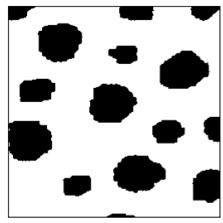
#> input picture pcd_script/circle2.jpg, 223 x 223 px
$ python suplemen9_erosi.py
#> lines starting #> are read from the running program, lines starting #| are printed output that depends on the picture; after the words box and inside, x2 and y2 are one past the last pixel; in counts of white or black regions, pixels touching at a corner belong together
import cv2
import numpy as np
from matplotlib import pyplot as plt

imggambar = cv2.imread("circle2.jpg",0)
#> imggambar is the input picture: shape (223, 223); min 0, max 255, mean 192
kernel = np.ones((5,5),np.uint8)
kernel2 = np.ones((5,5),np.uint8)


imgCanny = cv2.Canny(imggambar,10,150)
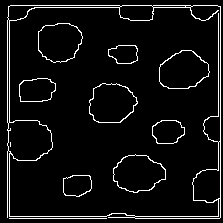
#> imgCanny: shape (223, 223); 6% white in thin lines or dots
imgdilation5 = cv2.dilate(imgCanny,kernel,iterations=1)
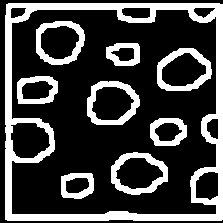
#> imgdilation5: shape (223, 223); 26.5% white; 9 white regions, largest, box (x1, y1, x2, y2) and area: (5, 3, 223, 221) 7634, (111, 152, 168, 195) 892, (87, 81, 140, 125) 874
imgErode = cv2.erode(imgdilation5,kernel2,iterations=1)
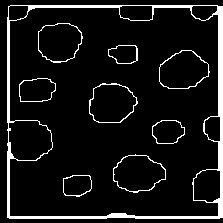
#> imgErode: shape (223, 223); 8.5% white; 9 white regions, largest, box (x1, y1, x2, y2) and area: (7, 5, 223, 219) 3130, (89, 83, 138, 123) 182, (113, 154, 166, 193) 176

tampil_hor=np.concatenate((imgdilation5,imgErode),axis=1)
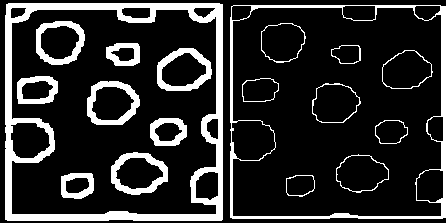
#> tampil_hor: shape (223, 446); 17.5% white; 18 white regions, largest, box (x1, y1, x2, y2) and area: (5, 3, 223, 221) 7634, (230, 5, 446, 219) 3130, (111, 152, 168, 195) 892
cv2.imshow('hasil akhir',tampil_hor)

# cv2.imshow("erosion Image",imgErode)
cv2.waitKey(0)
cv2.destroyAllWindows

$ run again, with pcd_script/circle1.jpg copied over pcd_script/circle2.jpg
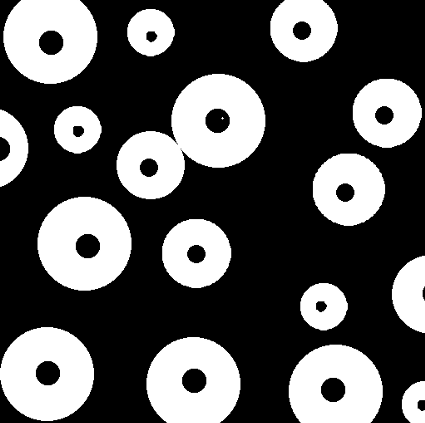
#> input picture pcd_script/circle1.jpg, 425 x 423 px
#> imggambar is the input picture: shape (423, 425); min 0, max 255, mean 90.2
#> `imgCanny = cv2.Canny(imggambar,10,150)`:
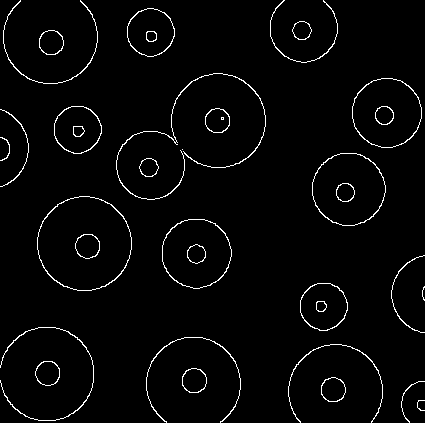
#> imgCanny: shape (423, 425); 2.7% white in thin lines or dots
#> imgdilation5: shape (423, 425); 14.6% white; 33 white regions, largest, box (x1, y1, x2, y2) and area: (114, 71, 268, 202) 3021, (35, 194, 134, 293) 1844, (0, 325, 96, 423) 1747
#> imgErode: shape (423, 425); 2.8% white in thin lines or dots
#> `tampil_hor=np.concatenate((imgdilation5,imgErode),axis=1)`:
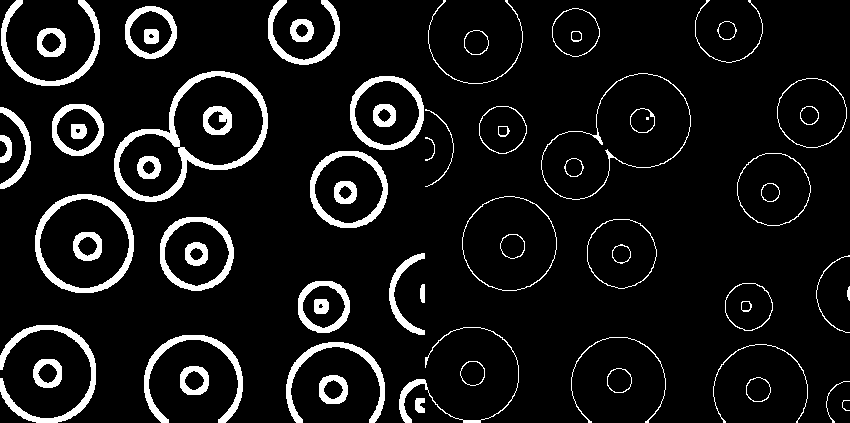
#> tampil_hor: shape (423, 850); 8.7% white; 66 white regions (1 under 20 px), largest, box (x1, y1, x2, y2) and area: (114, 71, 268, 202) 3021, (35, 194, 134, 293) 1844, (0, 325, 96, 423) 1747

$ run again, with pcd_script/circle4.jpg copied over pcd_script/circle2.jpg
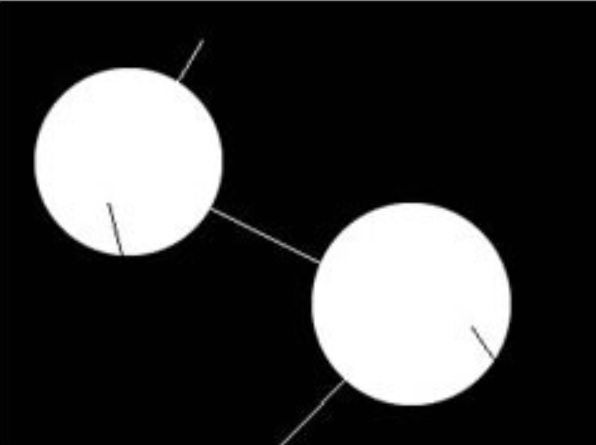
#> input picture pcd_script/circle4.jpg, 596 x 445 px
#> imggambar is the input picture: shape (445, 596); min 0, max 255, mean 58.5
#> `imgCanny = cv2.Canny(imggambar,10,150)`:
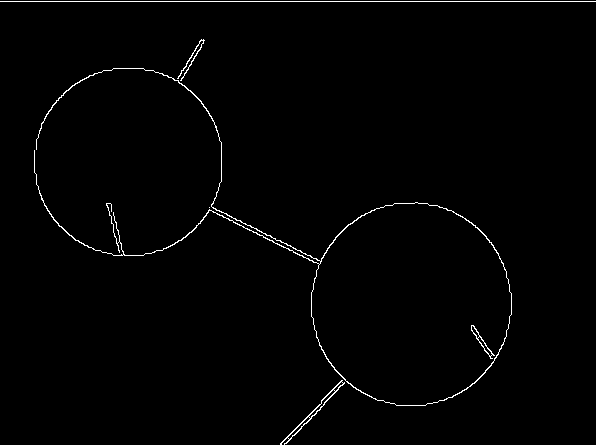
#> imgCanny: shape (445, 596); 1.1% white in thin lines or dots
#> imgdilation5: shape (445, 596); 5.1% white; 2 white regions, box (x1, y1, x2, y2) and area: (32, 37, 514, 445) 11125, (0, 0, 596, 4) 2384
#> imgErode: shape (445, 596); 1.6% white; 2 white regions, box (x1, y1, x2, y2) and area: (34, 39, 512, 445) 3169, (0, 0, 596, 2) 1192
#> `tampil_hor=np.concatenate((imgdilation5,imgErode),axis=1)`:
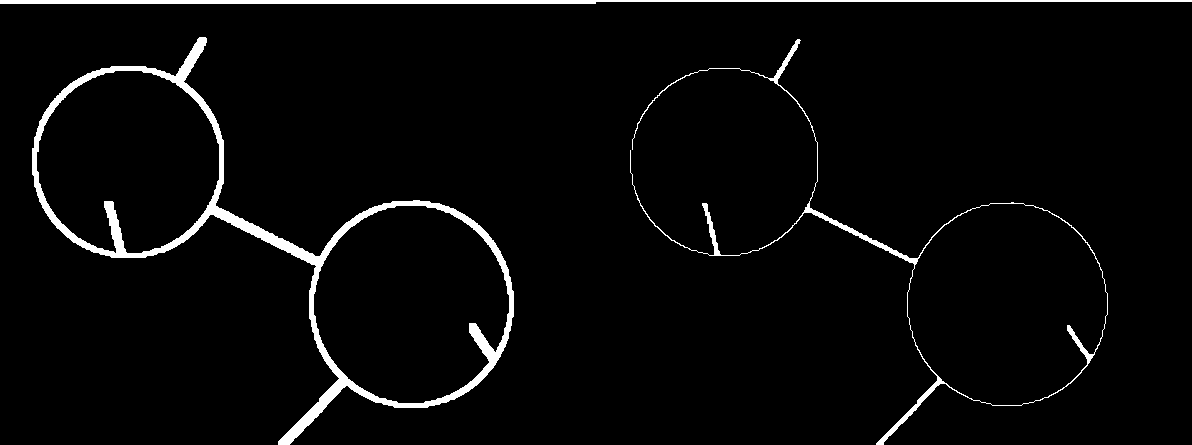
#> tampil_hor: shape (445, 1192); 3.4% white; 3 white regions, box (x1, y1, x2, y2) and area: (32, 37, 514, 445) 11125, (0, 0, 1192, 4) 3576, (630, 39, 1108, 445) 3169
